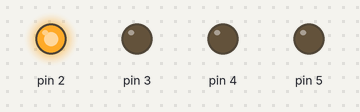
A program run on a simulated Arduino Mega 2560, built with avr-gcc and run on an emulated ATmega2560. Parts: output pins drawn as LEDs (lit = HIGH).

Above: at 0.1 s.
At 0.9 s:
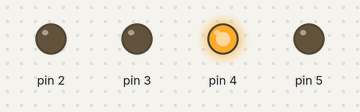
At 1.3 s:
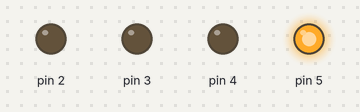
At 2.1 s:
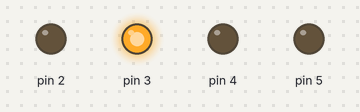
At 3.5 s:
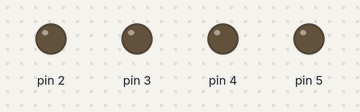
Timing chart, 0 to 3.8 s (numbered marks = the images above):
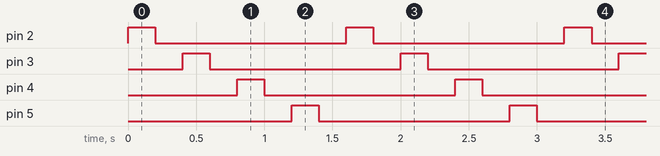

The program:

main.cpp
```cpp
// (licence header left out)
#include "Arduino.h"
#include <Controllino.h>

void setup() {
	pinMode(CONTROLLINO_D0, OUTPUT);
	pinMode(CONTROLLINO_D1, OUTPUT);
	pinMode(CONTROLLINO_D2, OUTPUT);
	pinMode(CONTROLLINO_D3, OUTPUT);
}

void loop() {
	digitalWrite(CONTROLLINO_D0, HIGH);
	delay(200);
	digitalWrite(CONTROLLINO_D0, LOW);
	delay(200);
	digitalWrite(CONTROLLINO_D1, HIGH);
	delay(200);
	digitalWrite(CONTROLLINO_D1, LOW);
	delay(200);
	digitalWrite(CONTROLLINO_D2, HIGH);
	delay(200);
	digitalWrite(CONTROLLINO_D2, LOW);
	delay(200);
	digitalWrite(CONTROLLINO_D3, HIGH);
	delay(200);
	digitalWrite(CONTROLLINO_D3, LOW);
	delay(200);
}
```

Measured:
- by itself, pin 2–5: alternates HIGH for 0.20 s and LOW for 1.4 s
- by itself, everything shown: repeats every 1.6 s, in 8 steps
